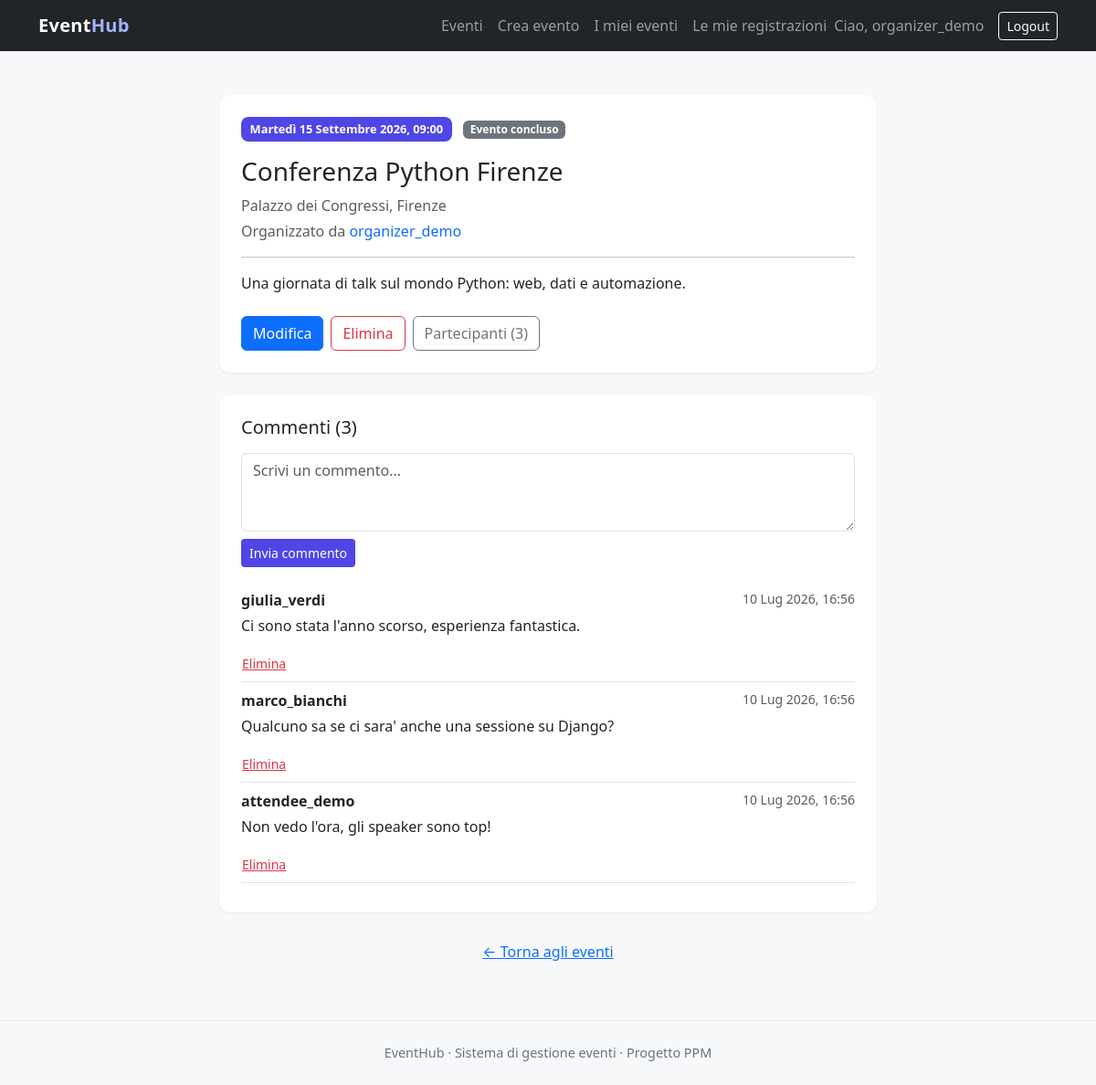
The page /event/1/ (signed in) on the database its author committed.
### accounts/models.py (models this page shows, shortened)
class CustomUser(AbstractUser):
    bio = models.TextField(
        "biografia",
        blank=True,
        help_text="Breve descrizione facoltativa dell'utente.",
    )
    @property
    def is_organizer(self):
        return self.groups.filter(name="Organizer").exists()

### events/models.py (models this page shows, shortened)
class Event(models.Model):
    title = models.CharField("titolo", max_length=200)
    description = models.TextField("descrizione")
    date = models.DateTimeField("data e ora")
    location = models.CharField("luogo", max_length=200)
    organizer = models.ForeignKey(
        settings.AUTH_USER_MODEL,
        on_delete=models.CASCADE,
        related_name="events_organized",
        verbose_name="organizzatore",
    )
    class Meta:
        ordering = ["date"]

class Comment(models.Model):
    event = models.ForeignKey(
        Event,
        on_delete=models.CASCADE,
        related_name="comments",
        verbose_name="evento",
    )
    author = models.ForeignKey(
        settings.AUTH_USER_MODEL,
        on_delete=models.CASCADE,
        related_name="comments",
        verbose_name="autore",
    )
    text = models.TextField("testo")
    created_at = models.DateTimeField("scritto il", auto_now_add=True)
    class Meta:
        ordering = ["-created_at"]

### events/views.py (the view)
# urls.py: path("event/<int:pk>/", views.EventDetailView.as_view(), name="event-detail"),
class EventDetailView(DetailView):
    model = Event
    template_name = "events/event_detail.html"
    context_object_name = "event"
    def get_context_data(self, **kwargs):
        context = super().get_context_data(**kwargs)
        user = self.request.user
        if user.is_authenticated:
            context["is_registered"] = self.object.registrations.filter(
                attendee=user
            ).exists()
        context["comment_form"] = CommentForm()
        context["is_past"] = self.object.date < timezone.now()
        return context

### events/forms.py
class CommentForm(forms.ModelForm):
    class Meta:
        model = Comment
        fields = ["text"]
        widgets = {
            "text": forms.Textarea(
                attrs={
                    "class": "form-control",
                    "rows": 3,
                    "placeholder": "Scrivi un commento...",
                }
            ),
        }

### templates/events/event_detail.html (shortened to what this page needs)
{% extends "base.html" %}
{% block content %}
<div class="card form-card" style="max-width: 720px;">
    <div class="card-body p-4">
        <span class="date-badge">{{ event.date|date:"l d F Y, H:i" }}</span>
        {% if is_past %}<span class="badge bg-secondary ms-2">Evento concluso</span>{% endif %}
        <h1 class="h3 mt-3">{{ event.title }}</h1>
        <p class="text-muted mb-1">{{ event.location }}</p>
        <p class="text-muted">Organizzato da <a href="{% url 'organizer-profile' event.organizer.pk %}">{{ event.organizer.username }}</a></p>
        <hr>
        <p>{{ event.description|linebreaks }}</p>
        {% if user == event.organizer %}
            <div class="mt-4 d-flex flex-wrap gap-2">
                <a href="{% url 'event-update' event.pk %}" class="btn btn-primary">Modifica</a>
                <a href="{% url 'event-delete' event.pk %}" class="btn btn-outline-danger">Elimina</a>
                <a href="{% url 'event-participants' event.pk %}" class="btn btn-outline-secondary">
                    Partecipanti ({{ event.registrations.count }})
                </a>
            </div>
        {% else %}
            <p class="mt-4"><a href="{% url 'login' %}">Accedi</a> per iscriverti a questo evento.</p>
        {% endif %}
    </div>
</div>
<div class="card form-card" style="max-width: 720px;">
    <div class="card-body p-4">
        <h2 class="h5 mb-3">Commenti ({{ event.comments.count }})</h2>
        {% if user.is_authenticated %}
            <form method="post" action="{% url 'add-comment' event.pk %}" class="mb-4">
                {{ comment_form.text }}
                <button type="submit" class="btn btn-accent btn-sm mt-2">Invia commento</button>
            </form>
        {% else %}
            <p class="text-muted"><a href="{% url 'login' %}">Accedi</a> per lasciare un commento.</p>
        {% endif %}
        {% for comment in event.comments.all %}
            <div class="border-bottom pb-2 mb-2">
                <div class="d-flex justify-content-between">
                    <strong>{{ comment.author.username }}</strong>
                    <small class="text-muted">{{ comment.created_at|date:"d M Y, H:i" }}</small>
                </div>
                <p class="mb-1">{{ comment.text|linebreaks }}</p>
                {% if comment.author == user or event.organizer == user %}
                    <form method="post" action="{% url 'delete-comment' comment.pk %}">
                        <button type="submit" class="btn btn-link btn-sm text-danger p-0">Elimina</button>
                    </form>
                {% endif %}
            </div>
        {% empty %}
            <p class="text-muted mb-0">Ancora nessun commento.</p>
        {% endfor %}
    </div>
</div>
<div class="text-center">
    <a href="{% url 'event-list' %}" class="btn btn-link">&larr; Torna agli eventi</a>
</div>
{% endblock %}

### templates/base.html (shortened to what this page needs)
{% load static %}
<!DOCTYPE html>
<html lang="it">
<head>
    <link href="https://cdn.jsdelivr.net/npm/bootstrap@5.3.3/dist/css/bootstrap.min.css" rel="stylesheet">
    <link href="{% static 'css/style.css' %}" rel="stylesheet">
</head>
<body class="d-flex flex-column min-vh-100">
    <nav class="navbar navbar-expand-lg navbar-dark bg-dark">
        <div class="container">
            <a class="navbar-brand" href="{% url 'event-list' %}">Event<span>Hub</span></a>
            <div class="navbar-nav ms-auto align-items-lg-center">
                <a class="nav-link" href="{% url 'event-list' %}">Eventi</a>
                {% if user.is_authenticated %}
                    {% if user.is_organizer %}
                        <a class="nav-link" href="{% url 'event-create' %}">Crea evento</a>
                        <a class="nav-link" href="{% url 'my-events' %}">I miei eventi</a>
                    {% endif %}
                    <a class="nav-link" href="{% url 'my-registrations' %}">Le mie registrazioni</a>
                    <span class="navbar-text me-3">Ciao, {{ user.username }}</span>
                    <form method="post" action="{% url 'logout' %}" class="d-inline">
                        <button type="submit" class="btn btn-outline-light btn-sm">Logout</button>
                    </form>
                {% else %}
                    <a class="nav-link" href="{% url 'login' %}">Accedi</a>
                    <a class="nav-link" href="{% url 'signup' %}">Registrati</a>
                {% endif %}
            </div>
        </div>
    </nav>
    <main class="container my-4 flex-grow-1">
        {% block content %}{% endblock %}
    </main>
    <footer>
        <div class="container">EventHub &middot; Sistema di gestione eventi &middot; Progetto PPM</div>
    </footer>
</body>
</html>

### static/css/style.css (style rules this page uses)
:root { --accent: #4f46e5; --accent-dark: #4338ca; --bg: #f7f8fa; }
body { background-color: var(--bg); color: #1f2937; }
.navbar-brand { font-weight: 700; letter-spacing: .3px; }
.navbar-brand span { color: #a5b4fc; }
.date-badge { display: inline-block; background: var(--accent); color: #fff; border-radius: .5rem; padding: .25rem .6rem; font-size: .8rem; font-weight: 600; }
.btn-accent { background: var(--accent); color: #fff; }
.form-card { max-width: 540px; margin: 1.5rem auto; border: none; border-radius: .75rem; box-shadow: 0 1px 3px rgba(0,0,0,.08); }
footer { color: #6b7280; padding: 1.5rem 0; text-align: center; font-size: .9rem; border-top: 1px solid #e5e7eb; margin-top: 2rem; }
a { text-decoration: none; }

### rows shown on the page
CustomUser: username "organizer_demo"
Event: date "Martedì 15 Settembre 2026, 09:00", title "Conferenza Python Firenze", location "Palazzo dei Congressi, Firenze", organizer.username "organizer_demo", description "Una giornata di talk sul mondo Python: web, dati e automazione.", registrations.count "3", comments.count "3"
Comment: author.username "giulia_verdi", created_at "10 Lug 2026, 16:56", text "Ci sono stata l'anno scorso, esperienza fantastica.", shows "Elimina"
Comment: author.username "marco_bianchi", created_at "10 Lug 2026, 16:56", text "Qualcuno sa se ci sara' anche una sessione su Django?", shows "Elimina"
Comment: author.username "attendee_demo", created_at "10 Lug 2026, 16:56", text "Non vedo l'ora, gli speaker sono top!", shows "Elimina"
